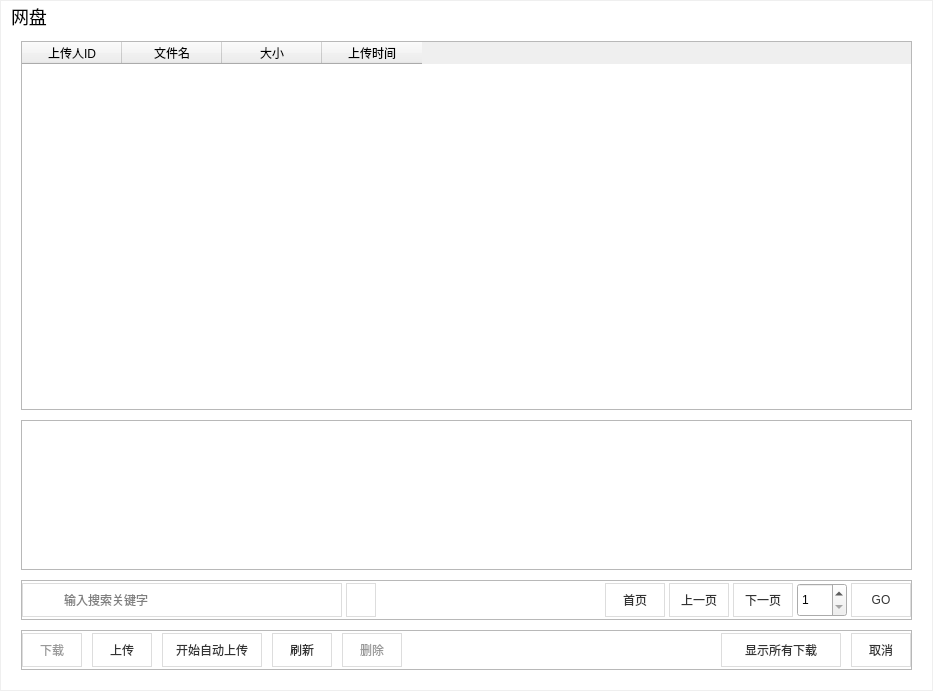
<?xml version="1.0" encoding="UTF-8"?>
<ui version="4.0">
 <class>CloudDiskWidget</class>
 <widget class="QWidget" name="CloudDiskWidget">
  <property name="geometry">
   <rect>
    <x>0</x>
    <y>0</y>
    <width>933</width>
    <height>691</height>
   </rect>
  </property>
  <property name="minimumSize">
   <size>
    <width>800</width>
    <height>540</height>
   </size>
  </property>
  <property name="windowTitle">
   <string>w</string>
  </property>
  <layout class="QHBoxLayout" name="horizontalLayout">
   <property name="spacing">
    <number>0</number>
   </property>
   <property name="leftMargin">
    <number>1</number>
   </property>
   <property name="topMargin">
    <number>1</number>
   </property>
   <property name="rightMargin">
    <number>1</number>
   </property>
   <property name="bottomMargin">
    <number>1</number>
   </property>
   <item>
    <widget class="QWidget" name="widget" native="true">
     <property name="styleSheet">
      <string notr="true">#widget
{
 
	background-color: rgb(255, 255, 255);
}</string>
     </property>
     <layout class="QVBoxLayout" name="verticalLayout">
      <property name="spacing">
       <number>0</number>
      </property>
      <property name="leftMargin">
       <number>0</number>
      </property>
      <property name="topMargin">
       <number>0</number>
      </property>
      <property name="rightMargin">
       <number>0</number>
      </property>
      <property name="bottomMargin">
       <number>0</number>
      </property>
      <item>
       <widget class="QWidget" name="widget_2" native="true">
        <property name="minimumSize">
         <size>
          <width>0</width>
          <height>30</height>
         </size>
        </property>
        <property name="maximumSize">
         <size>
          <width>16777215</width>
          <height>30</height>
         </size>
        </property>
        <layout class="QHBoxLayout" name="horizontalLayout_2">
         <property name="spacing">
          <number>10</number>
         </property>
         <property name="leftMargin">
          <number>10</number>
         </property>
         <property name="topMargin">
          <number>0</number>
         </property>
         <property name="rightMargin">
          <number>0</number>
         </property>
         <property name="bottomMargin">
          <number>0</number>
         </property>
         <item>
          <widget class="QLabel" name="label">
           <property name="styleSheet">
            <string notr="true">font-size:18px;
font-weight:400;</string>
           </property>
           <property name="text">
            <string>网盘</string>
           </property>
          </widget>
         </item>
         <item>
          <widget class="QPushButton" name="pushButton">
           <property name="minimumSize">
            <size>
             <width>30</width>
             <height>30</height>
            </size>
           </property>
           <property name="maximumSize">
            <size>
             <width>30</width>
             <height>30</height>
            </size>
           </property>
           <property name="styleSheet">
            <string notr="true">image: url(:Resources/Images/WinMain/sysbtn_close_normal.png);
border:none;</string>
           </property>
           <property name="text">
            <string/>
           </property>
           <property name="iconSize">
            <size>
             <width>30</width>
             <height>30</height>
            </size>
           </property>
          </widget>
         </item>
        </layout>
       </widget>
      </item>
      <item>
       <widget class="QWidget" name="widget_3" native="true">
        <layout class="QVBoxLayout" name="verticalLayout_2">
         <property name="spacing">
          <number>10</number>
         </property>
         <property name="leftMargin">
          <number>20</number>
         </property>
         <property name="topMargin">
          <number>10</number>
         </property>
         <property name="rightMargin">
          <number>20</number>
         </property>
         <property name="bottomMargin">
          <number>20</number>
         </property>
         <item>
          <widget class="QTableWidget" name="tableWidget">
           <property name="styleSheet">
            <string notr="true"/>
           </property>
           <attribute name="verticalHeaderVisible">
            <bool>false</bool>
           </attribute>
           <attribute name="verticalHeaderCascadingSectionResizes">
            <bool>false</bool>
           </attribute>
           <column>
            <property name="text">
             <string>上传人ID</string>
            </property>
           </column>
           <column>
            <property name="text">
             <string>文件名</string>
            </property>
           </column>
           <column>
            <property name="text">
             <string>大小</string>
            </property>
           </column>
           <column>
            <property name="text">
             <string>上传时间</string>
            </property>
           </column>
          </widget>
         </item>
         <item>
          <widget class="QListWidget" name="listWidget">
           <property name="minimumSize">
            <size>
             <width>0</width>
             <height>150</height>
            </size>
           </property>
           <property name="maximumSize">
            <size>
             <width>16777215</width>
             <height>150</height>
            </size>
           </property>
          </widget>
         </item>
         <item>
          <widget class="QFrame" name="frame">
           <property name="minimumSize">
            <size>
             <width>0</width>
             <height>40</height>
            </size>
           </property>
           <property name="maximumSize">
            <size>
             <width>16777215</width>
             <height>40</height>
            </size>
           </property>
           <property name="frameShape">
            <enum>QFrame::StyledPanel</enum>
           </property>
           <property name="frameShadow">
            <enum>QFrame::Raised</enum>
           </property>
           <layout class="QHBoxLayout" name="horizontalLayout_4">
            <property name="spacing">
             <number>4</number>
            </property>
            <property name="leftMargin">
             <number>0</number>
            </property>
            <property name="topMargin">
             <number>0</number>
            </property>
            <property name="rightMargin">
             <number>0</number>
            </property>
            <property name="bottomMargin">
             <number>0</number>
            </property>
            <item>
             <widget class="QWidget" name="widget_4" native="true">
              <property name="minimumSize">
               <size>
                <width>320</width>
                <height>34</height>
               </size>
              </property>
              <property name="maximumSize">
               <size>
                <width>320</width>
                <height>34</height>
               </size>
              </property>
              <property name="styleSheet">
               <string notr="true">#widget_4
{
 border:1px solid #dddddd;
}</string>
              </property>
              <layout class="QHBoxLayout" name="horizontalLayout_3">
               <property name="leftMargin">
                <number>4</number>
               </property>
               <property name="topMargin">
                <number>0</number>
               </property>
               <property name="rightMargin">
                <number>4</number>
               </property>
               <property name="bottomMargin">
                <number>0</number>
               </property>
               <item>
                <widget class="QLabel" name="label_2">
                 <property name="minimumSize">
                  <size>
                   <width>30</width>
                   <height>30</height>
                  </size>
                 </property>
                 <property name="maximumSize">
                  <size>
                   <width>30</width>
                   <height>30</height>
                  </size>
                 </property>
                 <property name="styleSheet">
                  <string notr="true">image: url(:/Resources/Images/WinMain/search_icon.png);</string>
                 </property>
                 <property name="text">
                  <string/>
                 </property>
                </widget>
               </item>
               <item>
                <widget class="QLineEdit" name="lineEdit">
                 <property name="minimumSize">
                  <size>
                   <width>0</width>
                   <height>30</height>
                  </size>
                 </property>
                 <property name="maximumSize">
                  <size>
                   <width>16777215</width>
                   <height>30</height>
                  </size>
                 </property>
                 <property name="styleSheet">
                  <string notr="true">border:none;</string>
                 </property>
                 <property name="text">
                  <string/>
                 </property>
                 <property name="placeholderText">
                  <string>输入搜索关键字</string>
                 </property>
                 <property name="clearButtonEnabled">
                  <bool>true</bool>
                 </property>
                </widget>
               </item>
              </layout>
             </widget>
            </item>
            <item>
             <widget class="QPushButton" name="btnSearch">
              <property name="minimumSize">
               <size>
                <width>30</width>
                <height>34</height>
               </size>
              </property>
              <property name="maximumSize">
               <size>
                <width>30</width>
                <height>34</height>
               </size>
              </property>
              <property name="styleSheet">
               <string notr="true">QPushButton
{
 border:1px solid #dddddd;
 color:#333333;
}

QPushButton:hover
{
background: #dddddd;
}</string>
              </property>
              <property name="text">
               <string/>
              </property>
             </widget>
            </item>
            <item>
             <spacer name="horizontalSpacer">
              <property name="orientation">
               <enum>Qt::Horizontal</enum>
              </property>
              <property name="sizeHint" stdset="0">
               <size>
                <width>119</width>
                <height>20</height>
               </size>
              </property>
             </spacer>
            </item>
            <item>
             <widget class="QPushButton" name="pushButton_2">
              <property name="minimumSize">
               <size>
                <width>60</width>
                <height>34</height>
               </size>
              </property>
              <property name="maximumSize">
               <size>
                <width>60</width>
                <height>34</height>
               </size>
              </property>
              <property name="styleSheet">
               <string notr="true">QPushButton
{
 border:1px solid #dddddd;
 color:#333333;
}

QPushButton:hover
{
background: #dddddd;
}</string>
              </property>
              <property name="text">
               <string>首页</string>
              </property>
             </widget>
            </item>
            <item>
             <widget class="QPushButton" name="pushButton_3">
              <property name="minimumSize">
               <size>
                <width>60</width>
                <height>34</height>
               </size>
              </property>
              <property name="maximumSize">
               <size>
                <width>60</width>
                <height>34</height>
               </size>
              </property>
              <property name="styleSheet">
               <string notr="true">QPushButton
{
 border:1px solid #dddddd;
 color:#333333;
}

QPushButton:hover
{
background: #dddddd;
}</string>
              </property>
              <property name="text">
               <string>上一页</string>
              </property>
             </widget>
            </item>
            <item>
             <widget class="QPushButton" name="pushButton_4">
              <property name="minimumSize">
               <size>
                <width>60</width>
                <height>34</height>
               </size>
              </property>
              <property name="maximumSize">
               <size>
                <width>60</width>
                <height>34</height>
               </size>
              </property>
              <property name="styleSheet">
               <string notr="true">QPushButton
{
 border:1px solid #dddddd;
 color:#333333;
}

QPushButton:hover
{
background: #dddddd;
}</string>
              </property>
              <property name="text">
               <string>下一页</string>
              </property>
             </widget>
            </item>
            <item>
             <widget class="QSpinBox" name="spinBox">
              <property name="minimumSize">
               <size>
                <width>50</width>
                <height>34</height>
               </size>
              </property>
              <property name="maximumSize">
               <size>
                <width>50</width>
                <height>34</height>
               </size>
              </property>
              <property name="minimum">
               <number>1</number>
              </property>
              <property name="maximum">
               <number>999999</number>
              </property>
             </widget>
            </item>
            <item>
             <widget class="QPushButton" name="pushButton_5">
              <property name="minimumSize">
               <size>
                <width>60</width>
                <height>34</height>
               </size>
              </property>
              <property name="maximumSize">
               <size>
                <width>60</width>
                <height>34</height>
               </size>
              </property>
              <property name="styleSheet">
               <string notr="true">QPushButton
{
 border:1px solid #dddddd;
 color:#333333;
}

QPushButton:hover
{
background: #dddddd;
}</string>
              </property>
              <property name="text">
               <string>GO</string>
              </property>
             </widget>
            </item>
           </layout>
          </widget>
         </item>
         <item>
          <widget class="QFrame" name="frame_2">
           <property name="minimumSize">
            <size>
             <width>0</width>
             <height>40</height>
            </size>
           </property>
           <property name="maximumSize">
            <size>
             <width>16777215</width>
             <height>40</height>
            </size>
           </property>
           <property name="frameShape">
            <enum>QFrame::StyledPanel</enum>
           </property>
           <property name="frameShadow">
            <enum>QFrame::Raised</enum>
           </property>
           <layout class="QHBoxLayout" name="horizontalLayout_5">
            <property name="spacing">
             <number>10</number>
            </property>
            <property name="leftMargin">
             <number>0</number>
            </property>
            <property name="topMargin">
             <number>0</number>
            </property>
            <property name="rightMargin">
             <number>0</number>
            </property>
            <property name="bottomMargin">
             <number>0</number>
            </property>
            <item>
             <widget class="QPushButton" name="pushButton_6">
              <property name="enabled">
               <bool>false</bool>
              </property>
              <property name="minimumSize">
               <size>
                <width>60</width>
                <height>34</height>
               </size>
              </property>
              <property name="maximumSize">
               <size>
                <width>60</width>
                <height>34</height>
               </size>
              </property>
              <property name="cursor">
               <cursorShape>PointingHandCursor</cursorShape>
              </property>
              <property name="styleSheet">
               <string notr="true">QPushButton
{
 border:1px solid #dddddd;
 color:#333333;
}

QPushButton:hover
{
background: #dddddd;
}
QPushButton#pushButton_6{ color:#999}
QPushButton#pushButton_9{ color:#999}</string>
              </property>
              <property name="text">
               <string>下载</string>
              </property>
             </widget>
            </item>
            <item>
             <widget class="QPushButton" name="pushButton_7">
              <property name="minimumSize">
               <size>
                <width>60</width>
                <height>34</height>
               </size>
              </property>
              <property name="maximumSize">
               <size>
                <width>60</width>
                <height>34</height>
               </size>
              </property>
              <property name="styleSheet">
               <string notr="true">QPushButton
{
 border:1px solid #dddddd;
 color:#333333;
}

QPushButton:hover
{
background: #dddddd;
}</string>
              </property>
              <property name="text">
               <string>上传</string>
              </property>
             </widget>
            </item>
            <item>
             <widget class="QPushButton" name="pushButton_auto">
              <property name="minimumSize">
               <size>
                <width>100</width>
                <height>34</height>
               </size>
              </property>
              <property name="maximumSize">
               <size>
                <width>60</width>
                <height>34</height>
               </size>
              </property>
              <property name="styleSheet">
               <string notr="true">QPushButton
{
 border:1px solid #dddddd;
 color:#333333;
}

QPushButton:hover
{
background: #dddddd;
}</string>
              </property>
              <property name="text">
               <string>开始自动上传</string>
              </property>
             </widget>
            </item>
            <item>
             <widget class="QPushButton" name="pushButton_8">
              <property name="minimumSize">
               <size>
                <width>60</width>
                <height>34</height>
               </size>
              </property>
              <property name="maximumSize">
               <size>
                <width>60</width>
                <height>34</height>
               </size>
              </property>
              <property name="styleSheet">
               <string notr="true">QPushButton
{
 border:1px solid #dddddd;
 color:#333333;
}

QPushButton:hover
{
background: #dddddd;
}</string>
              </property>
              <property name="text">
               <string>刷新</string>
              </property>
             </widget>
            </item>
            <item>
             <widget class="QPushButton" name="pushButton_9">
              <property name="enabled">
               <bool>false</bool>
              </property>
              <property name="minimumSize">
               <size>
                <width>60</width>
                <height>34</height>
               </size>
              </property>
              <property name="maximumSize">
               <size>
                <width>60</width>
                <height>34</height>
               </size>
              </property>
              <property name="cursor">
               <cursorShape>ForbiddenCursor</cursorShape>
              </property>
              <property name="styleSheet">
               <string notr="true">QPushButton
{
 border:1px solid #dddddd;
 color:#333333;
}

QPushButton:hover
{
background: #dddddd;
}
QPushButton#pushButton_9{ color:#999}</string>
              </property>
              <property name="text">
               <string>删除</string>
              </property>
             </widget>
            </item>
            <item>
             <spacer name="horizontalSpacer_2">
              <property name="orientation">
               <enum>Qt::Horizontal</enum>
              </property>
              <property name="sizeHint" stdset="0">
               <size>
                <width>273</width>
                <height>20</height>
               </size>
              </property>
             </spacer>
            </item>
            <item>
             <widget class="QPushButton" name="pushButton_10">
              <property name="minimumSize">
               <size>
                <width>120</width>
                <height>34</height>
               </size>
              </property>
              <property name="maximumSize">
               <size>
                <width>120</width>
                <height>34</height>
               </size>
              </property>
              <property name="styleSheet">
               <string notr="true">QPushButton
{
 border:1px solid #dddddd;
 color:#333333;
}

QPushButton:hover
{
background: #dddddd;
}</string>
              </property>
              <property name="text">
               <string>显示所有下载</string>
              </property>
             </widget>
            </item>
            <item>
             <widget class="QPushButton" name="pushButton_11">
              <property name="minimumSize">
               <size>
                <width>60</width>
                <height>34</height>
               </size>
              </property>
              <property name="maximumSize">
               <size>
                <width>60</width>
                <height>34</height>
               </size>
              </property>
              <property name="styleSheet">
               <string notr="true">QPushButton
{
 border:1px solid #dddddd;
 color:#333333;
}

QPushButton:hover
{
background: #dddddd;
}</string>
              </property>
              <property name="text">
               <string>取消</string>
              </property>
             </widget>
            </item>
           </layout>
          </widget>
         </item>
        </layout>
       </widget>
      </item>
     </layout>
    </widget>
   </item>
  </layout>
 </widget>
 <layoutdefault spacing="6" margin="11"/>
 <resources>
  <include location="CMainFrame.qrc"/>
 </resources>
 <connections>
  <connection>
   <sender>pushButton</sender>
   <signal>clicked()</signal>
   <receiver>CloudDiskWidget</receiver>
   <slot>close()</slot>
   <hints>
    <hint type="sourcelabel">
     <x>787</x>
     <y>22</y>
    </hint>
    <hint type="destinationlabel">
     <x>799</x>
     <y>18</y>
    </hint>
   </hints>
  </connection>
  <connection>
   <sender>lineEdit</sender>
   <signal>returnPressed()</signal>
   <receiver>CloudDiskWidget</receiver>
   <slot>slot_edit_return()</slot>
   <hints>
    <hint type="sourcelabel">
     <x>257</x>
     <y>453</y>
    </hint>
    <hint type="destinationlabel">
     <x>977</x>
     <y>441</y>
    </hint>
   </hints>
  </connection>
  <connection>
   <sender>pushButton_2</sender>
   <signal>clicked()</signal>
   <receiver>CloudDiskWidget</receiver>
   <slot>slot_button_page()</slot>
   <hints>
    <hint type="sourcelabel">
     <x>498</x>
     <y>444</y>
    </hint>
    <hint type="destinationlabel">
     <x>518</x>
     <y>778</y>
    </hint>
   </hints>
  </connection>
  <connection>
   <sender>pushButton_3</sender>
   <signal>clicked()</signal>
   <receiver>CloudDiskWidget</receiver>
   <slot>slot_button_page()</slot>
   <hints>
    <hint type="sourcelabel">
     <x>564</x>
     <y>459</y>
    </hint>
    <hint type="destinationlabel">
     <x>594</x>
     <y>672</y>
    </hint>
   </hints>
  </connection>
  <connection>
   <sender>pushButton_4</sender>
   <signal>clicked()</signal>
   <receiver>CloudDiskWidget</receiver>
   <slot>slot_button_page()</slot>
   <hints>
    <hint type="sourcelabel">
     <x>627</x>
     <y>455</y>
    </hint>
    <hint type="destinationlabel">
     <x>630</x>
     <y>690</y>
    </hint>
   </hints>
  </connection>
  <connection>
   <sender>pushButton_5</sender>
   <signal>clicked()</signal>
   <receiver>CloudDiskWidget</receiver>
   <slot>slot_button_page()</slot>
   <hints>
    <hint type="sourcelabel">
     <x>756</x>
     <y>454</y>
    </hint>
    <hint type="destinationlabel">
     <x>762</x>
     <y>658</y>
    </hint>
   </hints>
  </connection>
  <connection>
   <sender>pushButton_6</sender>
   <signal>clicked()</signal>
   <receiver>CloudDiskWidget</receiver>
   <slot>slot_button_file()</slot>
   <hints>
    <hint type="sourcelabel">
     <x>60</x>
     <y>510</y>
    </hint>
    <hint type="destinationlabel">
     <x>89</x>
     <y>710</y>
    </hint>
   </hints>
  </connection>
  <connection>
   <sender>pushButton_7</sender>
   <signal>clicked()</signal>
   <receiver>CloudDiskWidget</receiver>
   <slot>slot_button_file()</slot>
   <hints>
    <hint type="sourcelabel">
     <x>130</x>
     <y>501</y>
    </hint>
    <hint type="destinationlabel">
     <x>65</x>
     <y>815</y>
    </hint>
   </hints>
  </connection>
  <connection>
   <sender>pushButton_8</sender>
   <signal>clicked()</signal>
   <receiver>CloudDiskWidget</receiver>
   <slot>slot_button_file()</slot>
   <hints>
    <hint type="sourcelabel">
     <x>203</x>
     <y>501</y>
    </hint>
    <hint type="destinationlabel">
     <x>162</x>
     <y>676</y>
    </hint>
   </hints>
  </connection>
  <connection>
   <sender>pushButton_9</sender>
   <signal>clicked()</signal>
   <receiver>CloudDiskWidget</receiver>
   <slot>slot_button_file()</slot>
   <hints>
    <hint type="sourcelabel">
     <x>262</x>
     <y>492</y>
    </hint>
    <hint type="destinationlabel">
     <x>205</x>
     <y>716</y>
    </hint>
   </hints>
  </connection>
  <connection>
   <sender>pushButton_10</sender>
   <signal>clicked()</signal>
   <receiver>CloudDiskWidget</receiver>
   <slot>slot_button_file()</slot>
   <hints>
    <hint type="sourcelabel">
     <x>682</x>
     <y>494</y>
    </hint>
    <hint type="destinationlabel">
     <x>679</x>
     <y>606</y>
    </hint>
   </hints>
  </connection>
  <connection>
   <sender>pushButton_11</sender>
   <signal>clicked()</signal>
   <receiver>CloudDiskWidget</receiver>
   <slot>slot_button_file()</slot>
   <hints>
    <hint type="sourcelabel">
     <x>745</x>
     <y>506</y>
    </hint>
    <hint type="destinationlabel">
     <x>745</x>
     <y>654</y>
    </hint>
   </hints>
  </connection>
  <connection>
   <sender>pushButton_auto</sender>
   <signal>clicked()</signal>
   <receiver>CloudDiskWidget</receiver>
   <slot>slot_button_file()</slot>
   <hints>
    <hint type="sourcelabel">
     <x>211</x>
     <y>649</y>
    </hint>
    <hint type="destinationlabel">
     <x>466</x>
     <y>345</y>
    </hint>
   </hints>
  </connection>
 </connections>
 <slots>
  <slot>slot_edit_return()</slot>
  <slot>slot_button_page()</slot>
  <slot>slot_button_file()</slot>
 </slots>
</ui>
